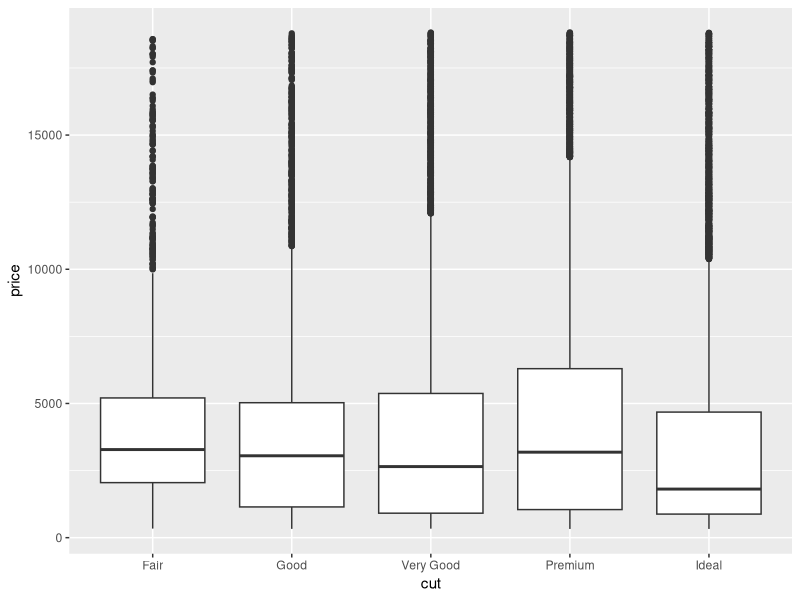
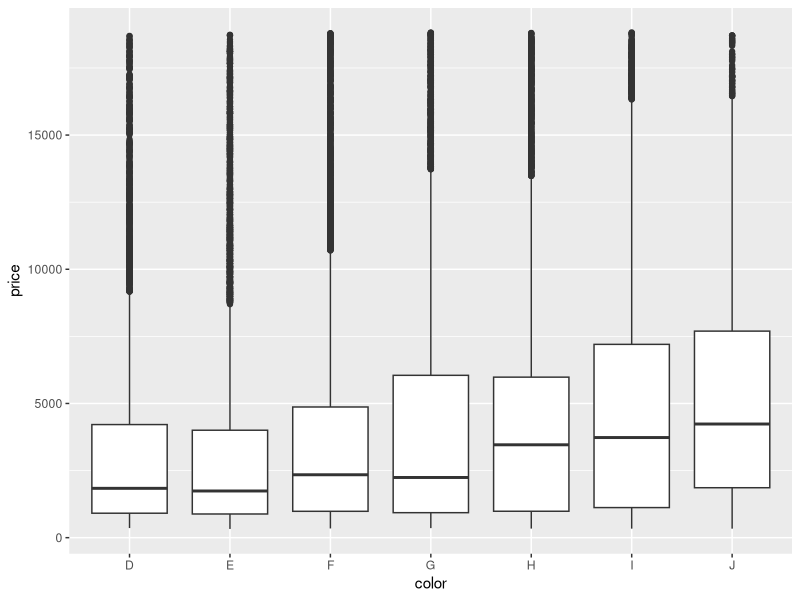
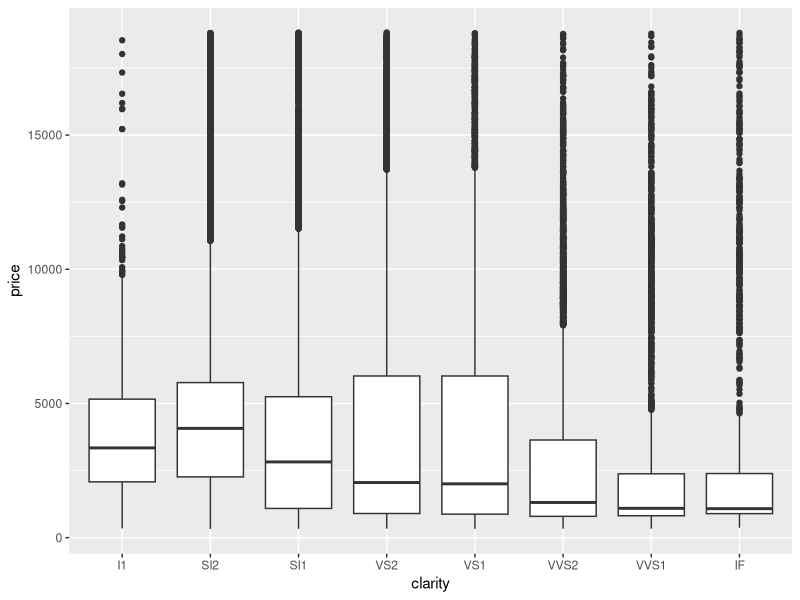
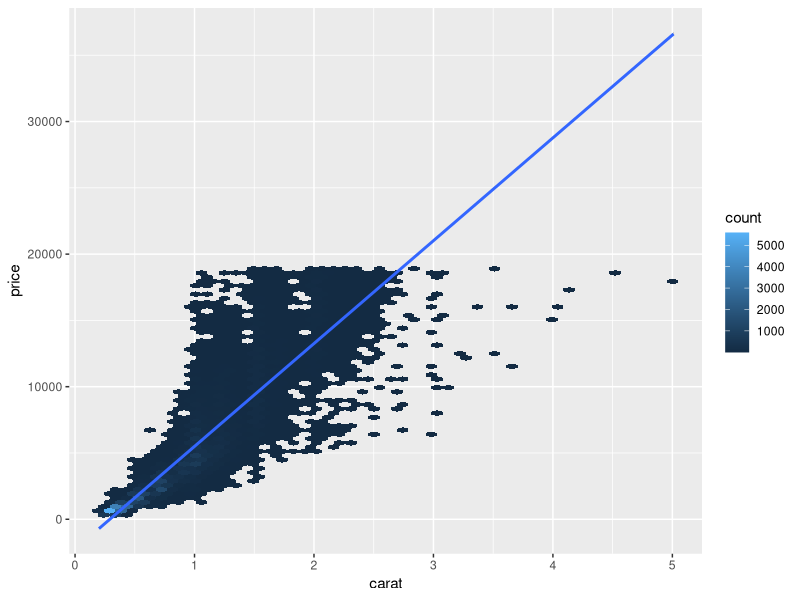
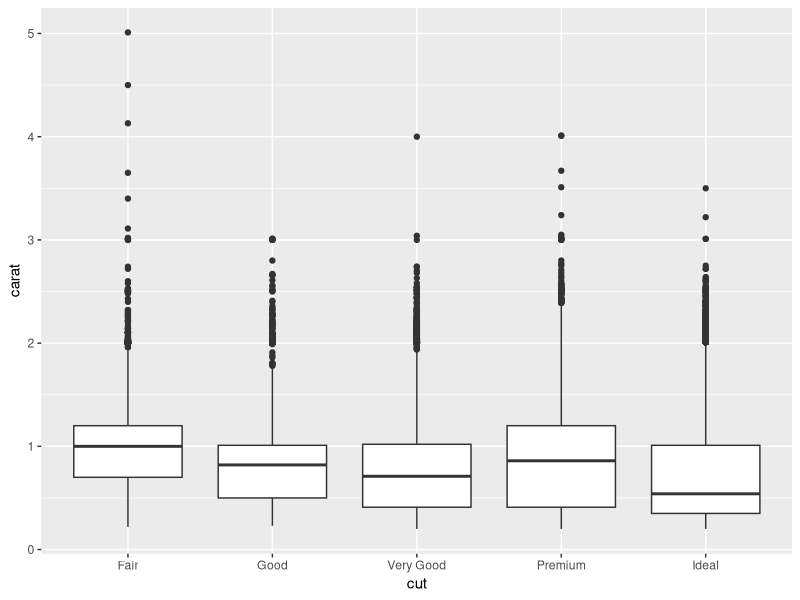
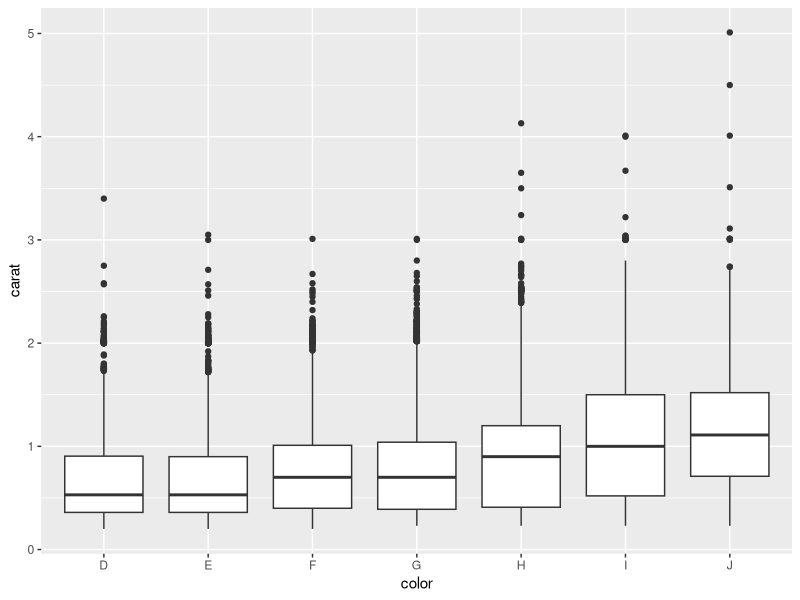
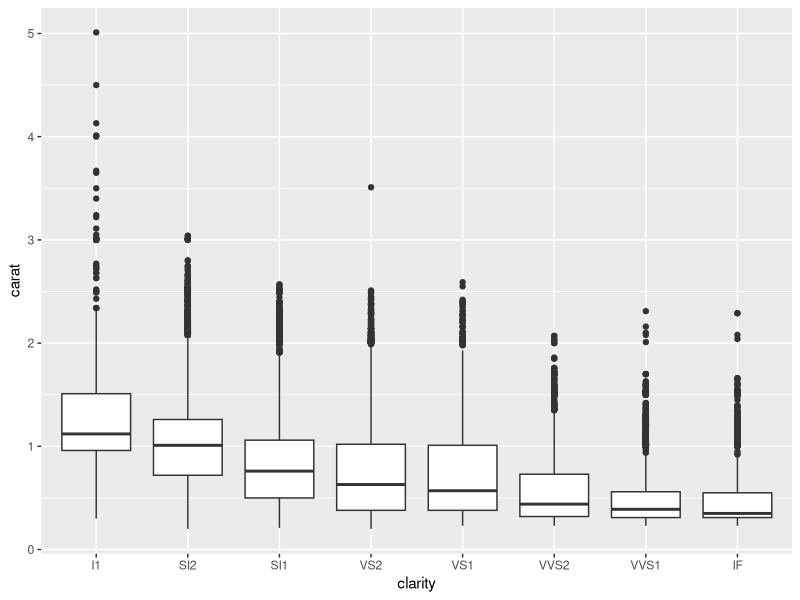
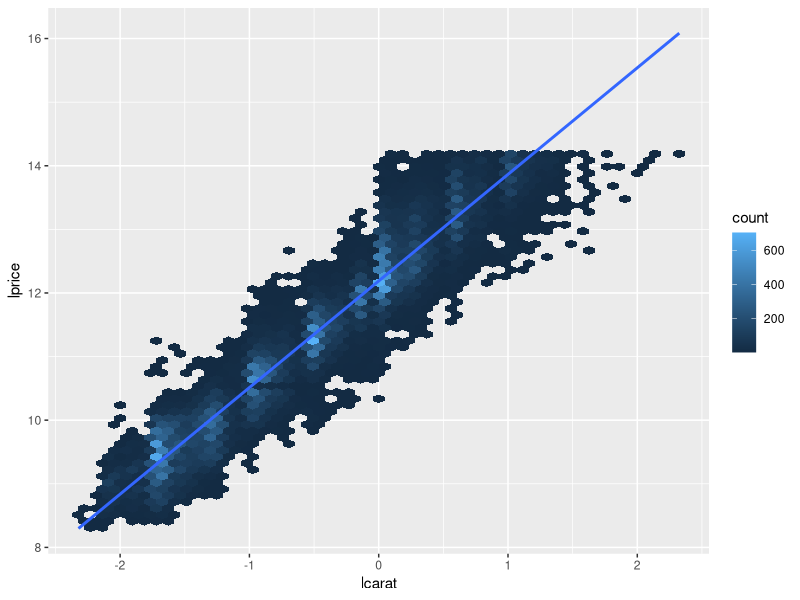

Write the R code that produced these figures, in order.
## ---- chunk 1
library(tidyverse)
library(modelr)
library(ggpubr)
## ---- chunk 2
ggplot(diamonds, aes(cut, price)) + geom_boxplot()
## ---- chunk 3
ggplot(diamonds, aes(color, price)) + geom_boxplot()
## ---- chunk 4
ggplot(diamonds, aes(clarity, price)) + geom_boxplot()
## ---- chunk 5
ggplot(diamonds, aes(carat, price)) + 
  geom_hex(bins = 50) +
  geom_smooth(method='lm')
## ---- chunk 6
ggplot(diamonds, aes(cut, carat)) + geom_boxplot()
## ---- chunk 7
ggplot(diamonds, aes(color, carat)) + geom_boxplot()
## ---- chunk 8
ggplot(diamonds, aes(clarity, carat)) + geom_boxplot()
## ---- chunk 9
diamonds2= mutate(diamonds, lprice=log2(price), lcarat=log2(carat))
ggplot(diamonds2, aes(lcarat, lprice)) + 
  geom_hex(bins = 50) +
  geom_smooth(method='lm')
## ---- chunk 10
lmfit= lm(lprice ~ lcarat, data = diamonds2)
diamonds2$res= residuals(lmfit)
## ---- chunk 11
ggplot(diamonds2, aes(cut, res)) + geom_boxplot()
## ---- chunk 12
ggplot(diamonds2, aes(color, res)) + geom_boxplot()
## ---- chunk 13
ggplot(diamonds2, aes(clarity, res)) + geom_boxplot()
## ---- chunk 14
lmfit2= lm(lprice ~ lcarat + cut + color + clarity, data=diamonds2)
## ---- chunk 15
summary(lmfit)$r.squared
summary(lmfit2)$r.squared
## ---- chunk 16
summary(lmfit2)
## ---- chunk 17
diamonds2$pred1= predict(lmfit)
diamonds2$pred2= predict(lmfit2)
## ---- chunk 18
ggplot(diamonds2, aes(x=pred1, y=lprice)) + geom_point() + geom_abline(color='blue')
## ---- chunk 19
ggplot(diamonds2, aes(x=pred2, y=lprice)) + geom_point() + geom_abline(color='blue')
## ---- chunk 20
ggplot(diamonds2, aes(x=lcarat, y=res)) +
  geom_point()
## ---- chunk 21
library(ggpubr)
ggplot(diamonds2, aes(x=res)) +
  geom_histogram(aes(y= ..density..)) +
  stat_overlay_normal_density(linetype = "dashed") +
  labs(x='Residuals')
## ---- chunk 22
hist(scale(diamonds2$res), xlab='Residuals', prob=TRUE, main='')
xseq= seq(-4,4,length=200)
lines(xseq, dnorm(xseq))
## ---- chunk 23
ggplot(diamonds2, aes(sample=scale(res))) +
  geom_qq() +
  geom_abline(slope=1, intercept=0)
## ---- chunk 24
unique(diamonds2$cut)
unique(diamonds2$color)
unique(diamonds2$clarity)
## ---- chunk 25
diamonds2$cut= factor(diamonds2$cut, ordered=FALSE)
diamonds2$color= factor(diamonds2$color, ordered=FALSE)
diamonds2$clarity= factor(diamonds2$clarity, ordered=FALSE)
unique(diamonds2$cut)
## ---- chunk 26
x= model.matrix(~ lcarat + cut + color + clarity, data=diamonds2)
x[1:5,]
## ---- chunk 27
unique(levels(diamonds2$cut))
## ---- chunk 28
lmfit2= lm(lprice ~ lcarat + cut + color + clarity, data=diamonds2)
b= cbind(summary(lmfit2)$coef[,c(1,4)], confint(lmfit2))
b[,-2]= round(b[,-2],3)
b
## ---- chunk 29
b[,-2]= 2^b[,-2]
b[,-2]= round(b[,-2],3)
b[-1,]
## ---- chunk 30
mygrid= data_grid(diamonds2, cut, color, clarity, .model=lmfit2)
mygrid
## ---- chunk 31
lmpred2= add_predictions(mygrid, model=lmfit2)
lmpred2
## ---- chunk 32
ggplot(lmpred2, aes(x=clarity, y=pred, color=color)) +
  geom_point() +
  facet_wrap(~ cut) +
  labs(y='log2 (price)')
